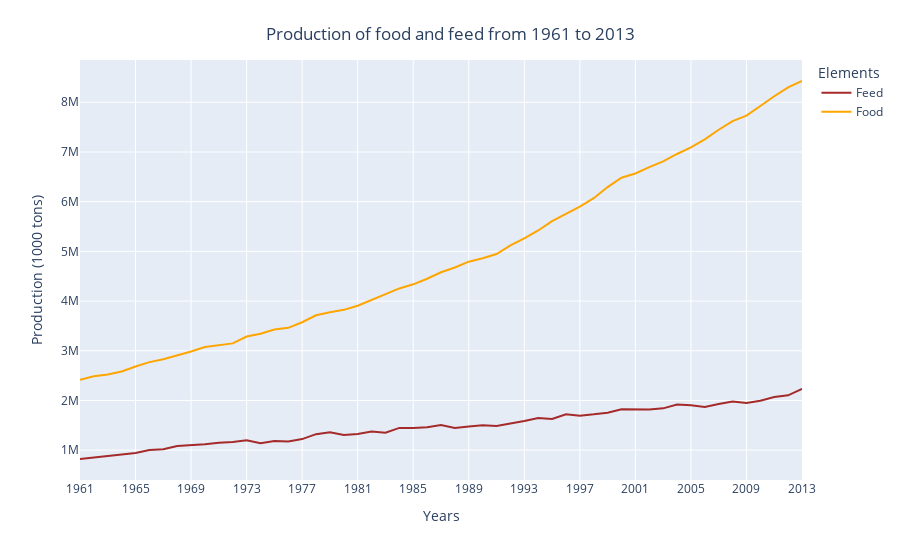

Notebook code cell kept with this figure:
### Markdown cell above
As the pie chart above shows, in this dataset there are many more food-related elements than feed-related ones.

Does this mean that the trend over the years has been to produce more food than feed?

### Code cell
# # Group together all food and feed items and sum the production values of each year
food_feed_prod = df_prod.groupby(['element', 'years'])['production'].sum().reset_index()

fig = px.line(
    food_feed_prod, 
    x="years",
    y="production", 
    
    color='element',
    color_discrete_map={
        'Feed':'brown',
        'Food':'orange'},
    
    labels=dict(
        element='Elements',
        years='Years',
        production='Production'))

fig.update_layout(
    width=900,

    title='Production of food and feed from 1961 to 2013',
    title_x = 0.5,
    title_y = 0.95,
    title_xanchor='center',
    title_yanchor='top',

    showlegend= True,
    legend_itemclick=False,

    yaxis = dict(title='Production (1000 tons)'),
    xaxis = dict(
        tickmode = 'linear',
        tick0 = 0, 
        dtick = 4)) # Reducing ticks for cleaner graphic output   

fig.show()

### Figure 1 — Plotly figure (JSON) as saved in the notebook; plotly's stock layout.template omitted (floating-point values rounded to 4 significant figures)
{"data": [{"hovertemplate": "Elements=Feed<br>Years=%{x}<br>Production=%{y}<extra></extra>", "legendgroup": "Feed", "line": {"color": "brown", "dash": "solid"}, "marker": {"symbol": "circle"}, "mode": "lines", "name": "Feed", "orientation": "v", "showlegend": true, "type": "scatter", "x": ["1961", "1962", "1963", "1964", "1965", "1966", "1967", "1968", "1969", "1970", "1971", "1972", "1973", "1974", "1975", "1976", "1977", "1978", "1979", "1980", "1981", "1982", "1983", "1984", "1985", "1986", "1987", "1988", "1989", "1990", "1991", "1992", "1993", "1994", "1995", "1996", "1997", "1998", "1999", "2000", "2001", "2002", "2003", "2004", "2005", "2006", "2007", "2008", "2009", "2010", "2011", "2012", "2013"], "xaxis": "x", "y": [821900.0, 850800.0, 893900.0, 910700.0, 944900.0, 1001000.0, 1019000.0, 1084000.0, 1100000.0, 1117000.0, 1148000.0, 1165000.0, 1199000.0, 1137000.0, 1183000.0, 1175000.0, 1223000.0, 1321000.0, 1360000.0, 1304000.0, 1327000.0, 1374000.0, 1351000.0, 1448000.0, 1444000.0, 1462000.0, 1507000.0, 1446000.0, 1477000.0, 1501000.0, 1486000.0, 1531000.0, 1585000.0, 1646000.0, 1627000.0, 1723000.0, 1693000.0, 1720000.0, 1755000.0, 1822000.0, 1825000.0, 1820000.0, 1841000.0, 1917000.0, 1905000.0, 1871000.0, 1930000.0, 1980000.0, 1950000.0, 1995000.0, 2070000.0, 2104000.0, 2235000.0], "yaxis": "y"}, {"hovertemplate": "Elements=Food<br>Years=%{x}<br>Production=%{y}<extra></extra>", "legendgroup": "Food", "line": {"color": "orange", "dash": "solid"}, "marker": {"symbol": "circle"}, "mode": "lines", "name": "Food", "orientation": "v", "showlegend": true, "type": "scatter", "x": ["1961", "1962", "1963", "1964", "1965", "1966", "1967", "1968", "1969", "1970", "1971", "1972", "1973", "1974", "1975", "1976", "1977", "1978", "1979", "1980", "1981", "1982", "1983", "1984", "1985", "1986", "1987", "1988", "1989", "1990", "1991", "1992", "1993", "1994", "1995", "1996", "1997", "1998", "1999", "2000", "2001", "2002", "2003", "2004", "2005", "2006", "2007", "2008", "2009", "2010", "2011", "2012", "2013"], "xaxis": "x", "y": [2418000.0, 2487000.0, 2524000.0, 2582000.0, 2682000.0, 2771000.0, 2829000.0, 2900000.0, 2985000.0, 3076000.0, 3116000.0, 3148000.0, 3287000.0, 3344000.0, 3426000.0, 3461000.0, 3574000.0, 3713000.0, 3774000.0, 3823000.0, 3906000.0, 4020000.0, 4135000.0, 4254000.0, 4337000.0, 4448000.0, 4579000.0, 4676000.0, 4792000.0, 4860000.0, 4945000.0, 5119000.0, 5261000.0, 5420000.0, 5610000.0, 5752000.0, 5902000.0, 6069000.0, 6294000.0, 6482000.0, 6567000.0, 6696000.0, 6812000.0, 6960000.0, 7095000.0, 7254000.0, 7447000.0, 7622000.0, 7731000.0, 7925000.0, 8122000.0, 8300000.0, 8428000.0], "yaxis": "y"}], "layout": {"legend": {"itemclick": false, "title": {"text": "Elements"}, "tracegroupgap": 0}, "margin": {"t": 60}, "showlegend": true, "title": {"text": "Production of food and feed from 1961 to 2013", "x": 0.5, "xanchor": "center", "y": 0.95, "yanchor": "top"}, "width": 900, "xaxis": {"anchor": "y", "domain": [0, 1], "dtick": 4, "tick0": 0, "tickmode": "linear", "title": {"text": "Years"}}, "yaxis": {"anchor": "x", "domain": [0, 1], "title": {"text": "Production (1000 tons)"}}}}
